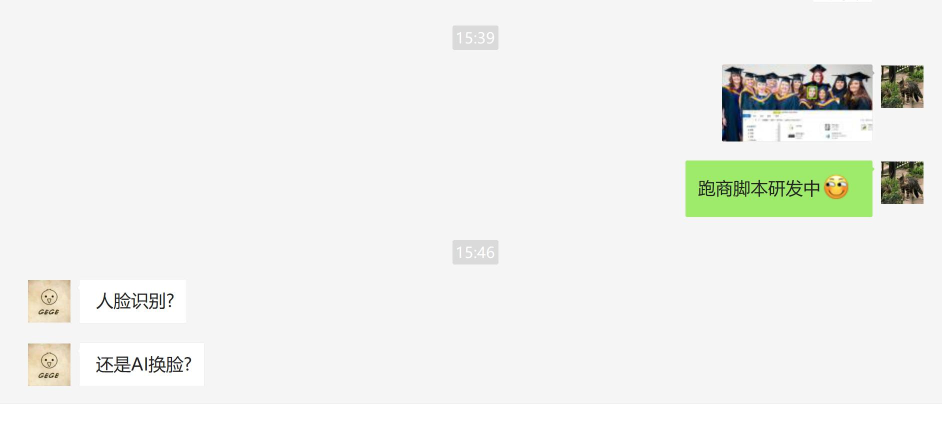
#> input picture test_2_a.jpg, 1884 x 844 px (shown at 1/2 size)
$ python index.py
#> lines starting #> are read from the running program, lines starting #| are printed output that depends on the picture
import cv2
import numpy as np

def mathc_img(image,Target,value):

    img_rgb = cv2.imread(image)
    img_gray = cv2.cvtColor(img_rgb, cv2.COLOR_BGR2GRAY)
    template = cv2.imread(Target,0)
    w, h = template.shape[::-1]
    res = cv2.matchTemplate(img_gray,template,cv2.TM_CCOEFF_NORMED)
    threshold = value
    loc = np.where( res >= threshold)
    for pt in zip(*loc[::-1]):
        cv2.rectangle(img_rgb, pt, (pt[0] + w, pt[1] + h), (7,249,151),1)
    cv2.imshow('Detected',img_rgb)
    cv2.waitKey(0)
    cv2.destroyAllWindows()

def get_point(image,Target,value):
    # 获取template在目标的位置
#> called with image = 'test_2_a.jpg', Target = 'test_2_b.jpg', value = 0.4
    img_rgb = cv2.imread(image)
#> img_rgb is the input picture: shape (844, 1884, 3); mean B, G, R 236.4, 240.1, 238.5
    img_gray = cv2.cvtColor(img_rgb, cv2.COLOR_BGR2GRAY)
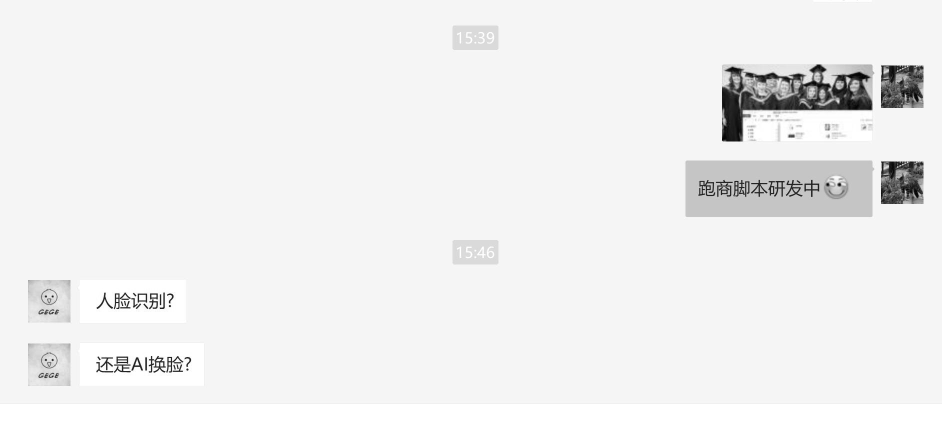
#> img_gray: shape (844, 1884) (shown at 1/2 size); min 0, max 255, mean 239.2
    template = cv2.imread(Target,0)
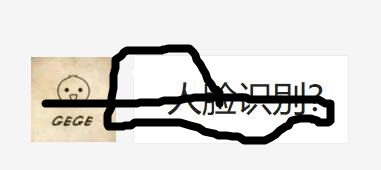
#> input picture test_2_b.jpg, 381 x 170 px
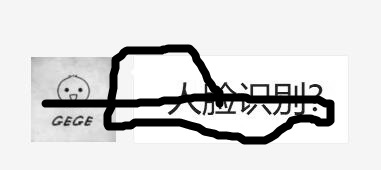
#> template: shape (170, 381); min 0, max 255, mean 217.8
    w, h = template.shape[::-1]
#> w = 381; h = 170
    res = cv2.matchTemplate(img_gray,template,cv2.TM_CCOEFF_NORMED)
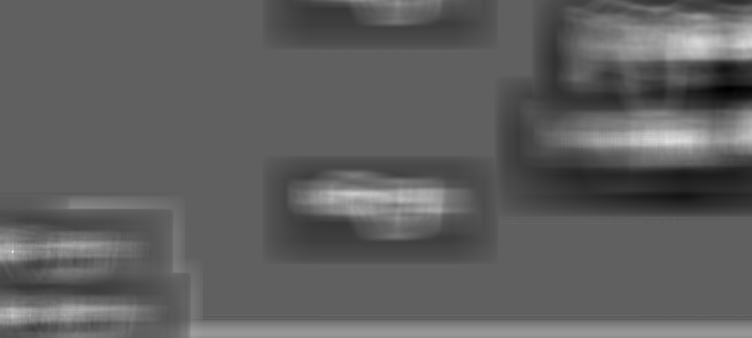
#> res: shape (675, 1504) float32 (shown at 1/2 size); min -0.262, max 0.432, mean -0.00204; drawn with min black and max white
    threshold = value
    loc = np.where( res >= threshold)
#> loc = ([503], [25])
    # print(loc)
    for pt in zip(*loc[::-1]):
        print(pt)
#> this loop made 1 pass
#> pt on pass 1: (25, 503)
#| (25, 503)


image=("test_2_a.jpg")
Target=('test_2_b.jpg')
value=0.4
get_point(image,Target,value)
